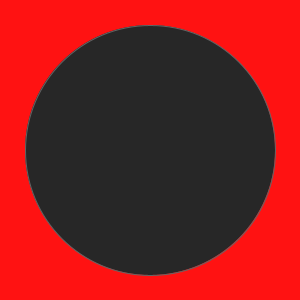
Frame 1 (no input)
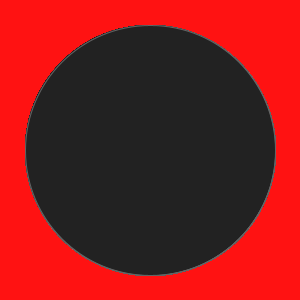
Frame 60 (the mouse pressed at the canvas centre just before this capture)
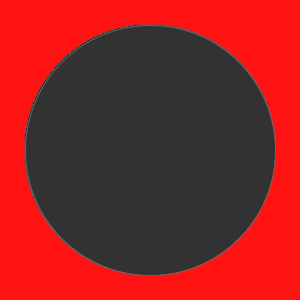
Frame 120 (the mouse held since frame 60 and released just before this capture)

The Processing sketch that drew these frames (run headless with seeded random() and noise(); from frame 60 on, the mouse is pressed at the canvas centre):

// Processing sketch: processing_88446
// ── processing_88446.pde

void setup() {
  size(300, 300);
  background(#FF1212);
}
void draw() {
  int m = millis(); // milliseconds, used for timing animations
  stroke(100);
  fill(m % 55);
  ellipse(150, 150, 250, 250);
}
